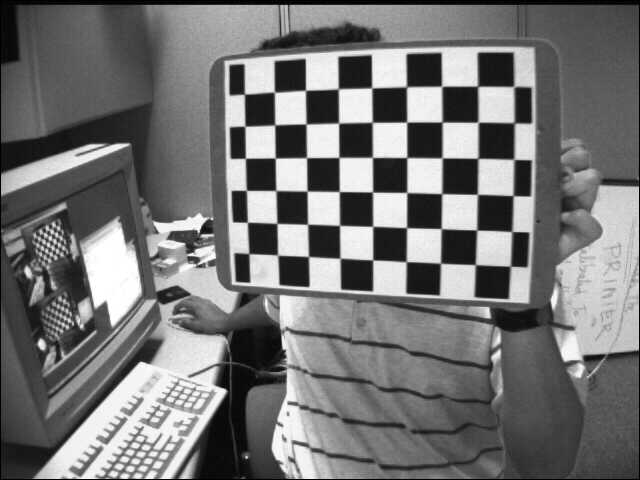
#> input picture images/left01.jpg, 640 x 480 px
$ python ex5.py   (older library calls are emulated)
#> lines starting #> are read from the running program, lines starting #| are printed output that depends on the picture
import numpy as np
import cv2

# Load calibration parameters
params = np.load("stereoParams.npz")
#> (reads #08 - StereoVision/stereoParams.npz from the repository)
intrinsics1 = params["intrinsics1"]
distortion1 = params["distortion1"]
intrinsics2 = params["intrinsics2"]
distortion2 = params["distortion2"]
R = params["R"]  # Rotation matrix from stereo calibration
T = params["T"]  # Translation vector from stereo calibration

# Load stereo images
imgL = cv2.imread('..//images//left01.jpg')
#> imgL is the input picture: shape (480, 640, 3); min 0, max 255, mean 116.6
imgR = cv2.imread('..//images//right01.jpg')
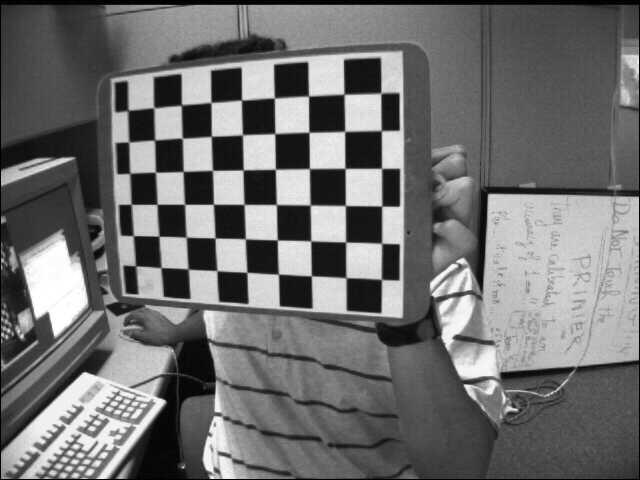
#> input picture images/right01.jpg, 640 x 480 px
#> imgR is the input picture: shape (480, 640, 3); min 0, max 255, mean 111.4
height, width = imgL.shape[:2]
#> height = 480; width = 640

# Define output matrices for stereo rectification
R1 = np.zeros((3, 3))
R2 = np.zeros((3, 3))
P1 = np.zeros((3, 4))
P2 = np.zeros((3, 4))
Q = np.zeros((4, 4))

# Stereo Rectification
cv2.stereoRectify(intrinsics1, distortion1, intrinsics2, distortion2,
                  (width, height), R, T, R1, R2, P1, P2, Q,
                  flags=cv2.CALIB_ZERO_DISPARITY, alpha=-1, newImageSize=(0, 0))

# InitUndistortRectifyMap
map1x, map1y = cv2.initUndistortRectifyMap(intrinsics1, distortion1, R1, P1, (width, height), cv2.CV_32FC1)
map2x, map2y = cv2.initUndistortRectifyMap(intrinsics2, distortion2, R2, P2, (width, height), cv2.CV_32FC1)

# Apply remapping to obtain rectified images
imgL_rectified = cv2.remap(imgL, map1x, map1y, cv2.INTER_LINEAR)
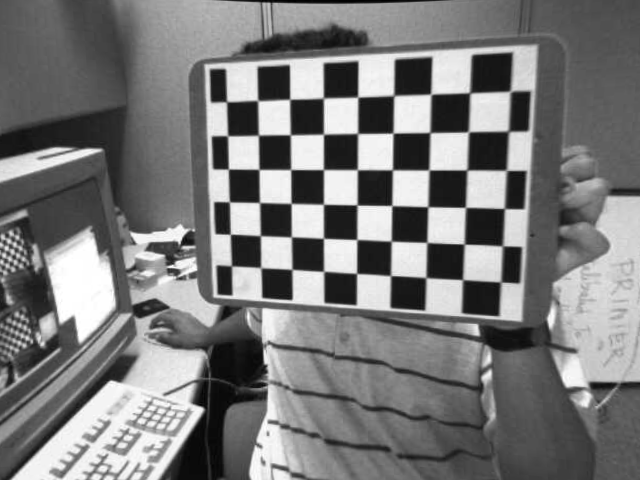
#> imgL_rectified: shape (480, 640, 3); min 0, max 255, mean 122.1
imgR_rectified = cv2.remap(imgR, map2x, map2y, cv2.INTER_LINEAR)
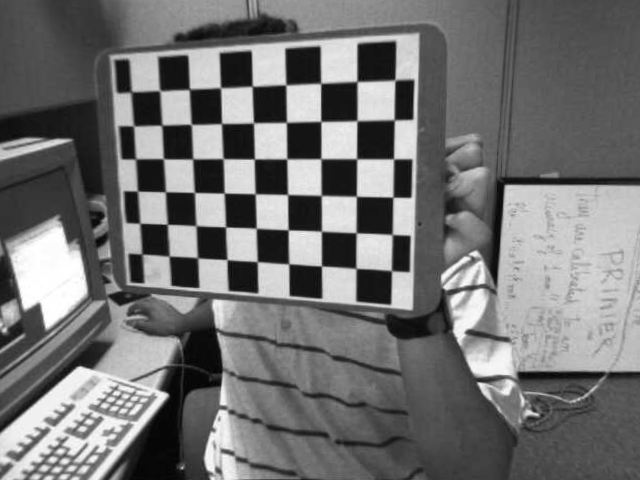
#> imgR_rectified: shape (480, 640, 3); min 1, max 255, mean 114.5

# Draw horizontal lines on the rectified images for verification
def draw_horizontal_lines(img, line_spacing=25, color=(0, 255, 0), thickness=1):
#> called with line_spacing = 25, color = (0, 255, 0), thickness = 1
    for y in range(0, img.shape[0], line_spacing):
        cv2.line(img, (0, y), (img.shape[1], y), color, thickness)
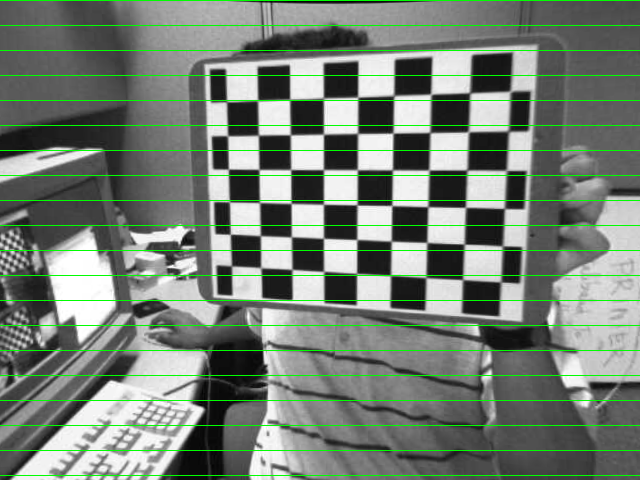
#> img: shape (480, 640, 3); mean B, G, R 117.1, 127.7, 117.1

# Copy rectified images to draw lines
imgL_lines = imgL_rectified.copy()
imgR_lines = imgR_rectified.copy()
draw_horizontal_lines(imgL_lines)
draw_horizontal_lines(imgR_lines)
#> call 2 of draw_horizontal_lines, with line_spacing = 25, color = (0, 255, 0), thickness = 1
#> after the loop in draw_horizontal_lines (call 2), `for y in range(0, img.shape[0], line_spacing):`:
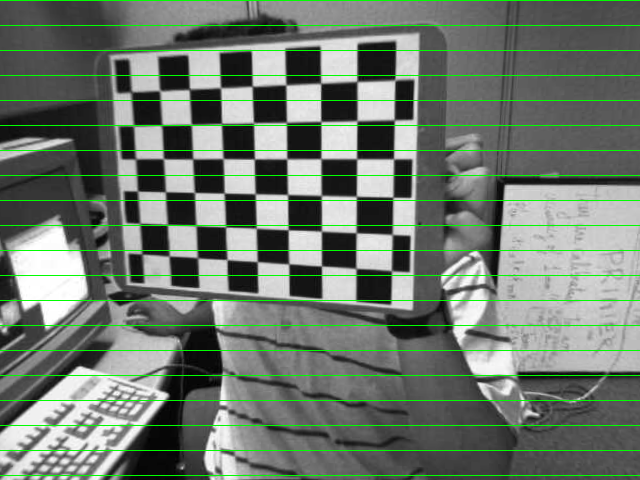
#> img: shape (480, 640, 3); mean B, G, R 109.8, 120.4, 109.8

# Display rectified images with horizontal lines
cv2.imshow("Left Image - Rectified with Lines", imgL_lines)
cv2.imshow("Right Image - Rectified with Lines", imgR_lines)

# Optional: Interactive row highlight based on mouse clicks
def mouse_handler_left(event, x, y, flags, param):
    if event == cv2.EVENT_LBUTTONDOWN:
        # Draw a red line at the corresponding row in both images
        imgL_temp = imgL_rectified.copy()
        imgR_temp = imgR_rectified.copy()
        cv2.line(imgL_temp, (0, y), (width, y), (0, 0, 255), 2)
        cv2.line(imgR_temp, (0, y), (width, y), (0, 0, 255), 2)
        cv2.imshow("Left Image - Rectified with Interactive Line", imgL_temp)
        cv2.imshow("Right Image - Rectified with Interactive Line", imgR_temp)

def mouse_handler_right(event, x, y, flags, param):
    if event == cv2.EVENT_LBUTTONDOWN:
        # Draw a red line at the corresponding row in both images
        imgL_temp = imgL_rectified.copy()
        imgR_temp = imgR_rectified.copy()
        cv2.line(imgL_temp, (0, y), (width, y), (0, 0, 255), 2)
        cv2.line(imgR_temp, (0, y), (width, y), (0, 0, 255), 2)
        cv2.imshow("Left Image - Rectified with Interactive Line", imgL_temp)
        cv2.imshow("Right Image - Rectified with Interactive Line", imgR_temp)

# Set mouse callback for interactive line drawing
cv2.namedWindow("Left Image - Rectified with Interactive Line")
cv2.namedWindow("Right Image - Rectified with Interactive Line")
cv2.setMouseCallback("Left Image - Rectified with Interactive Line", mouse_handler_left)
cv2.setMouseCallback("Right Image - Rectified with Interactive Line", mouse_handler_right)

print("Click on a row in the rectified images to see the corresponding row in the other image.")
print("Press any key to exit.")

# Save the rectified images to disk
cv2.imwrite('left_rectified.jpg', imgL_rectified)
cv2.imwrite('right_rectified.jpg', imgR_rectified)

# Optionally, save the images with horizontal lines as well
cv2.imwrite('left_rectified_with_lines.jpg', imgL_lines)
cv2.imwrite('right_rectified_with_lines.jpg', imgR_lines)

print("Rectified images saved as 'left_rectified.jpg' and 'right_rectified.jpg'.")

# Display interactive windows
cv2.imshow("Left Image - Rectified with Interactive Line", imgL_rectified)
cv2.imshow("Right Image - Rectified with Interactive Line", imgR_rectified)


cv2.waitKey(0)
cv2.destroyAllWindows()
